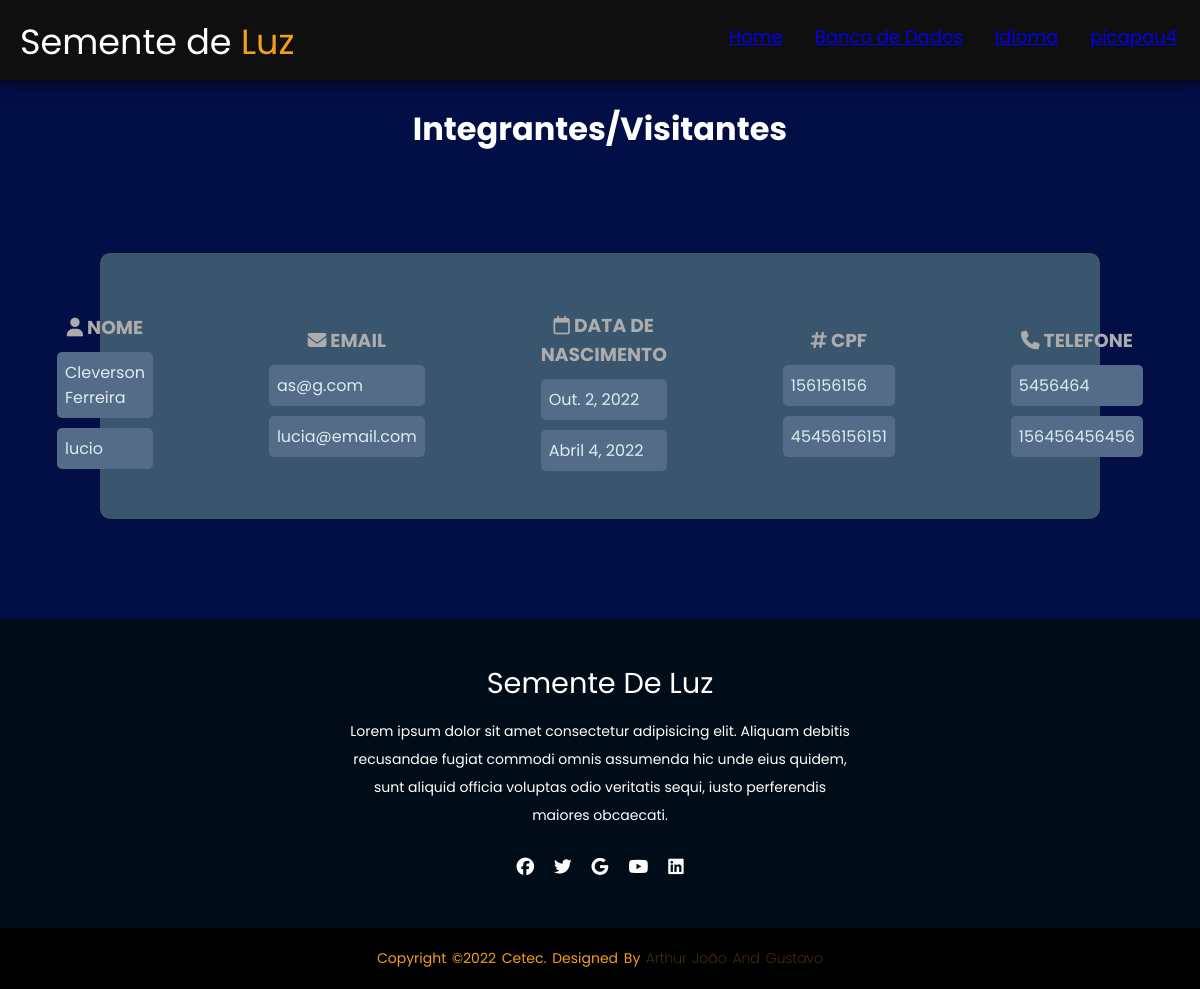
Page /estoque/verintegrante/ (signed in) on the earlier database version.
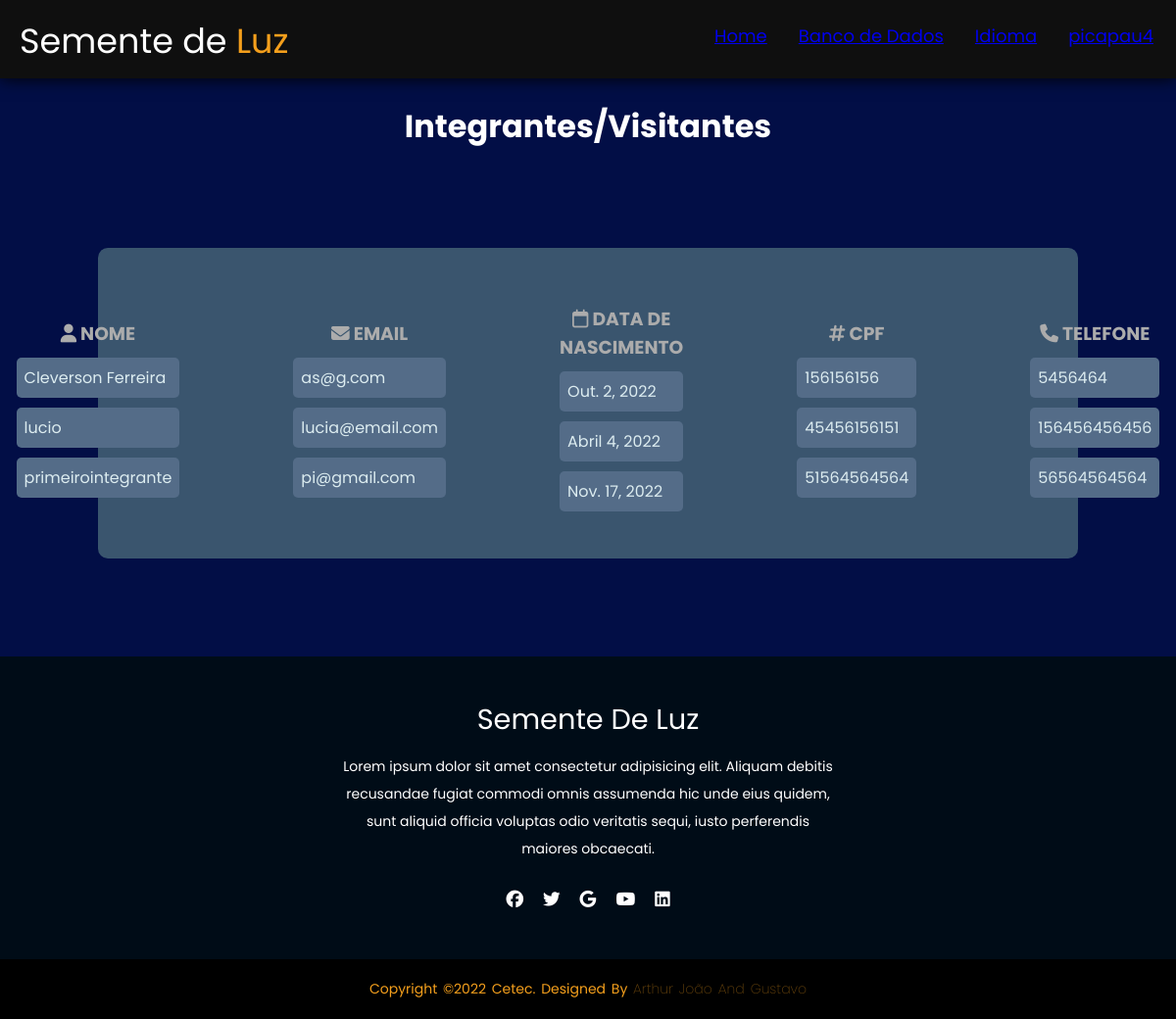
Same page on the later database version.
### estoque/models.py (models this page shows, shortened)
class Integrante(models.Model):
    nome=models.CharField(max_length = 100, null=True)
    email=models.EmailField(null=True)
    telefone = models.CharField(max_length = 12, null=True)
    dt_ingresso=models.DateField(null=True)
    dt_nasct=models.DateField(null=True)
    cpf = models.CharField(max_length = 11, null=True)

### estoque/views.py (the view)
class VerIntegranteView(ListView):
    model= Integrante
    template_name = 'ver_visitantes.html'

### estoque/templates/ver_visitantes.html (shortened to what this page needs)
{% load static %}
<!DOCTYPE html>
<html lang="en">
<head>
    <link rel="stylesheet" type="text/css" href='{% static "/css/ver.css" %}'>
</head>
<body>
    <header>
        <div class="logo">
            Semente de <span>Luz</span></div>
            <ul>
                <li><a href="{%url 'home' %}">Home</li></a>
                <li><a href="/estoque/escolha">Banco de Dados</li></a>
                <li><a href="/estoque/language/"> Idioma</li></a>
                <li>
                    <a href="/estoque/perfil">{{request.user}}</a>
                </li>
            </ul>
    </header>
    <br>
    <h1>Integrantes/Visitantes</h1>
    <div class="card">
        <div class="card2">
            <div class="textfield">
                <h3><i class="fa-solid fa-user"></i> Nome </h3>
                    {% for Integrante in object_list %}
                        <p class="text">{{Integrante.nome}}</p>
                    {% endfor %}
            </div>
        </div>
        <div class="card2">
            <div class="textfield">
                <h3><i class="fa-solid fa-envelope"></i> Email </h3>
                {% for Integrante in object_list %}
                <p class="text">{{Integrante.email}}</p>
            {% endfor %}
            </div>
        </div>
        <div class="card2">
            <div class="textfield">
                    <h3><i class="fa-regular fa-calendar"></i> Data de Nascimento </h3>
                    {% for Integrante in object_list %}
                    <p class="text">{{Integrante.dt_nasct}}</p>
                {% endfor %}
            </div>
        </div>
        <div class="card2">
            <div class="textfield">
                    <h3><i class="fa-solid fa-hashtag"></i> CPF </h3>
                    {% for Integrante in object_list %}
                    <p class="text">{{Integrante.cpf}}</p>
                {% endfor %}
            </div>
        </div>
        <div class="card2">
            <div class="textfield">
                <h3><i class="fa-solid fa-phone"></i> Telefone </h3>
                    {% for Funcionario in object_list %}
                        <p class="text">{{Funcionario.telefone}}</p>
                    {% endfor %}
            </div>
        </div>
    </div>
    <footer>
        <div class="footer-content">
            <h3>Semente de Luz</h3>
            <p>Lorem ipsum dolor sit amet consectetur adipisicing elit. Aliquam debitis recusandae fugiat commodi omnis assumenda hic unde eius quidem, sunt aliquid officia voluptas odio veritatis sequi, iusto perferendis maiores obcaecati.</p>
            <ul class="socials">
                <li><a href="#"><i class="fa-brands fa-facebook"></i></a></li>
                <li><a href="#"><i class="fa-brands fa-twitter"></i></a></li>
                <li><a href="#"><i class="fa-brands fa-google"></i></a></li>
                <li><a href="#"><i class="fa-brands fa-youtube"></i></a></li>
                <li><a href="#"><i class="fa-brands fa-linkedin"></i></a></li>
            </ul>
        </div>
        <div class="footer-bottom">
            <p>copyright &copy;2022 Cetec. designed by <span>Arthur João and Gustavo</span></p>
        </div>
    </footer>
</body>
</html>

Differences in the rows shown:
added Integrante: nome "primeirointegrante", email "pi@gmail.com", dt_nasct "Nov. 17, 2022", cpf "51564564564", telefone "56564564564"
